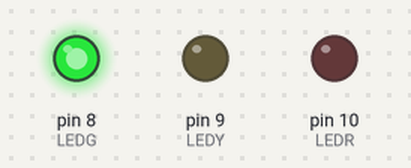
The sketch below on a simulated Arduino Uno, built with avr-gcc and run on an emulated ATmega328P. Parts: output pins drawn as LEDs (lit = HIGH).

Above: at 1.0 s.
At 3.2 s:
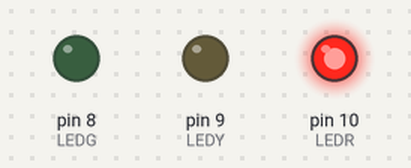
At 6.0 s:
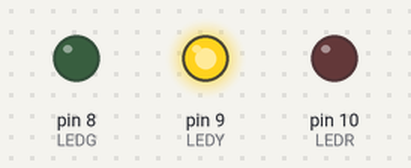
Timing chart, 0 to 8.1 s (numbered marks = the images above):
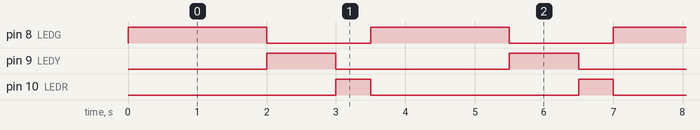

Measured:
- by itself, pin 8 (LEDG): alternates HIGH for 2.0 s and LOW for 1.5 s
- by itself, pin 9 (LEDY): alternates HIGH for 1.0 s and LOW for 2.5 s
- by itself, pin 10 (LEDR): alternates HIGH for 0.50 s and LOW for 3.0 s

The sketch:

traffic_light_1.ino
```cpp
/*
  *File        : traffic light
  *Information : using 3 leds with resistor RED/ Yellow / Green
  *Autor       : Ahmed Mostafa El Gendy
  *Date        : 25 / 4 / 2023
 */
#define LEDG 8
#define LEDY 9
#define LEDR 10
void setup()
{
  pinMode(LEDG,OUTPUT);
  pinMode(LEDY,OUTPUT);
  pinMode(LEDR,OUTPUT);
}

void loop()
{
  digitalWrite(LEDG,1);
  digitalWrite(LEDY,0);
  digitalWrite(LEDR,0);
  delay(2000);
  digitalWrite(LEDG,0);
  digitalWrite(LEDY,1);
  digitalWrite(LEDR,0);
  delay(1000);
  digitalWrite(LEDG,0);
  digitalWrite(LEDY,0);
  digitalWrite(LEDR,1);
  delay(500);
}
```
